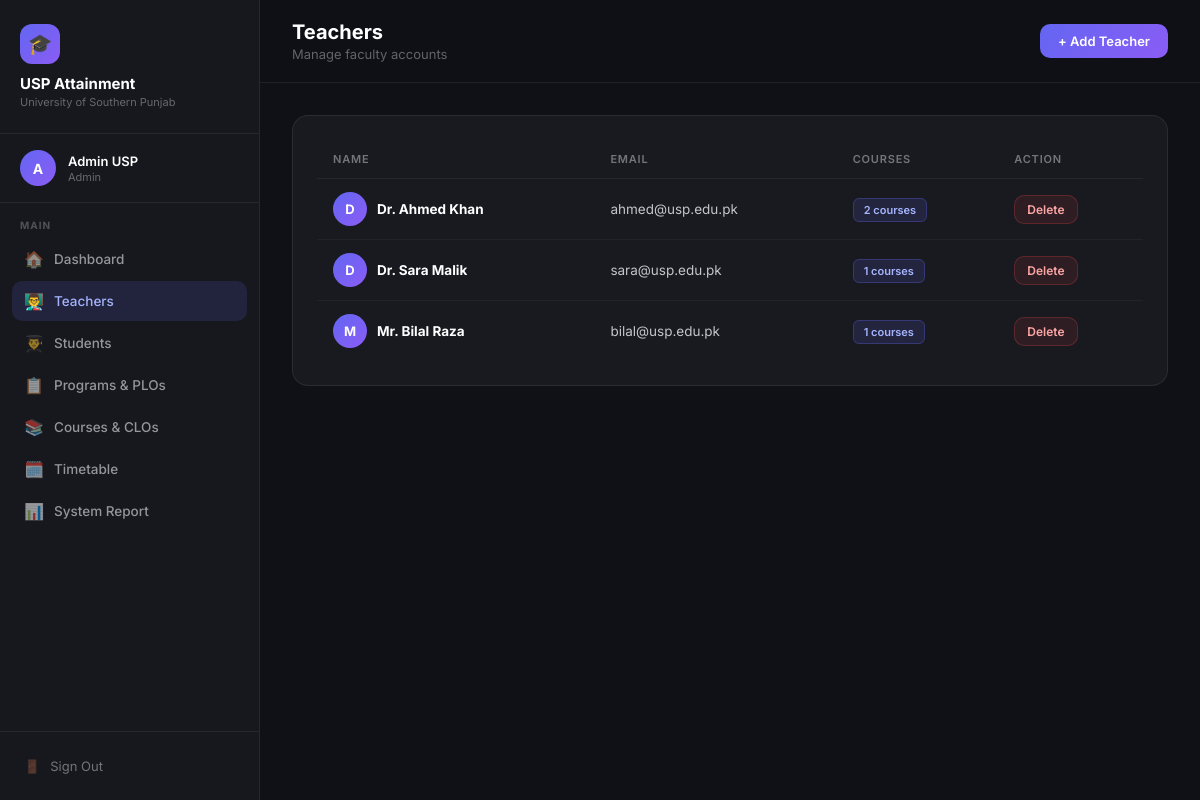
The app's page /admin/teachers (signed in) with its own data.
### models.py (models this page shows, shortened)
class User(db.Model, UserMixin):
    id = db.Column(db.Integer, primary_key=True)
    name = db.Column(db.String(200), nullable=False)
    email = db.Column(db.String(200), unique=True, nullable=False)
    password_hash = db.Column(db.String(256), nullable=False)
    role = db.Column(db.String(20), nullable=False)  # admin, teacher, student

### admin.py (the view)
@admin_bp.route('/teachers')
@login_required
@admin_required
def teachers():
    teachers = User.query.filter_by(role='teacher').all()
    return render_template('admin/teachers.html', teachers=teachers)

### admin.py (called while the page is built)
def admin_required(f):
    @wraps(f)
    def decorated(*args, **kwargs):
        if current_user.role != 'admin':
            return redirect(url_for('auth.login'))
        return f(*args, **kwargs)
    return decorated

### app.py (called while the page is built)
@login_manager.user_loader
def load_user(user_id):
    return User.query.get(int(user_id))

### templates/admin/teachers.html (shortened to what this page needs)
{% extends 'base.html' %}
{% block page_title %}Teachers{% endblock %}
{% block page_sub %}Manage faculty accounts{% endblock %}
{% block sidebar_nav %}
<div class="nav-section">
    <div class="nav-section-title">Main</div>
    <a href="{{ url_for('admin.dashboard') }}" class="nav-link"><span class="icon">🏠</span> Dashboard</a>
    <a href="{{ url_for('admin.teachers') }}" class="nav-link active"><span class="icon">👨‍🏫</span> Teachers</a>
    <a href="{{ url_for('admin.students') }}" class="nav-link"><span class="icon">👨‍🎓</span> Students</a>
    <a href="{{ url_for('admin.programs') }}" class="nav-link"><span class="icon">📋</span> Programs & PLOs</a>
    <a href="{{ url_for('admin.courses') }}" class="nav-link"><span class="icon">📚</span> Courses & CLOs</a>
    <a href="{{ url_for('admin.timetable') }}" class="nav-link"><span class="icon">🗓️</span> Timetable</a>
    <a href="{{ url_for('admin.report') }}" class="nav-link"><span class="icon">📊</span> System Report</a>
</div>
{% endblock %}
{% block topbar_actions %}
<button class="btn btn-primary" onclick="openModal('addTeacherModal')">+ Add Teacher</button>
{% endblock %}
{% block content %}
<div class="card">
    {% if teachers %}
    <div class="table-wrap">
        <table>
            <thead>
                <tr>
                    <th>Name</th>
                    <th>Email</th>
                    <th>Courses</th>
                    <th>Action</th>
                </tr>
            </thead>
            <tbody>
                {% for teacher in teachers %}
                <tr>
                    <td>
                        <div style="display:flex;align-items:center;gap:10px;">
                            <div style="width:34px;height:34px;border-radius:50%;background:linear-gradient(135deg,#6366f1,#8b5cf6);display:flex;align-items:center;justify-content:center;font-weight:700;color:white;font-size:13px;">{{ teacher.name[0] }}</div>
                            <strong style="color:#fff">{{ teacher.name }}</strong>
                        </div>
                    </td>
                    <td>{{ teacher.email }}</td>
                    <td><span class="badge badge-purple">{{ teacher.courses|length }} courses</span></td>
                    <td>
                        <form method="POST" action="{{ url_for('admin.delete_teacher', id=teacher.id) }}" onsubmit="return confirm('Delete this teacher?');" style="display:inline;">
                            <button type="submit" class="btn btn-danger btn-sm">Delete</button>
                        </form>
                    </td>
                </tr>
                {% endfor %}
            </tbody>
        </table>
    </div>
    {% else %}
    <div class="empty"><div class="empty-icon">👨‍🏫</div><p>No teachers yet</p><button class="btn btn-primary" onclick="openModal('addTeacherModal')">Add First Teacher</button></div>
    {% endif %}
</div>
{% endblock %}

### templates/base.html (shortened to what this page needs)
<!DOCTYPE html>
<html lang="en">
<head>
</head>
<body>
    <div class="sidebar">
        <div class="sidebar-brand">
            <div class="brand-icon">🎓</div>
            <div class="brand-name">USP Attainment</div>
            <div class="brand-sub">University of Southern Punjab</div>
        </div>
        <div class="sidebar-user">
            <div class="user-avatar">{{ current_user.name[0] }}</div>
            <div>
                <div class="user-name">{{ current_user.name }}</div>
                <div class="user-role">{{ current_user.role }}</div>
            </div>
        </div>
        <nav class="sidebar-nav">
            {% block sidebar_nav %}{% endblock %}
        </nav>
        <div class="sidebar-footer">
            <a href="{{ url_for('auth.logout') }}" class="btn-logout">
                <span>🚪</span> Sign Out
            </a>
        </div>
    </div>
    <div class="main">
        <div class="topbar">
            <div>
                <div class="topbar-title">{% block page_title %}Dashboard{% endblock %}</div>
                <div class="topbar-sub">{% block page_sub %}{% endblock %}</div>
            </div>
            {% block topbar_actions %}{% endblock %}
        </div>
        <div class="content">
            {% block content %}{% endblock %}
        </div>
    </div>
</body>
</html>

### templates/base.html (style rules this page uses)
* { margin: 0; padding: 0; box-sizing: border-box; }
body { font-family: 'Inter', sans-serif; background: #0f1117; color: #e2e8f0; min-height: 100vh; display: flex; }
.sidebar { width: 260px; min-height: 100vh; background: rgba(255,255,255,0.03); border-right: 1px solid rgba(255,255,255,0.07); display: flex; flex-direction: column; position: fixed; top: 0; left: 0; height: 100vh; z-index: 100; }
.sidebar-brand { padding: 24px 20px; border-bottom: 1px solid rgba(255,255,255,0.07); }
.brand-icon { width: 40px; height: 40px; background: linear-gradient(135deg, #6366f1, #8b5cf6); border-radius: 12px; display: flex; align-items: center; justify-content: center; font-size: 20px; margin-bottom: 10px; }
.brand-name { font-size: 15px; font-weight: 700; color: #fff; }
.brand-sub { font-size: 11px; color: rgba(255,255,255,0.35); margin-top: 2px; }
.sidebar-user { padding: 16px 20px; border-bottom: 1px solid rgba(255,255,255,0.07); display: flex; align-items: center; gap: 12px; }
.user-avatar { width: 36px; height: 36px; border-radius: 50%; background: linear-gradient(135deg, #6366f1, #8b5cf6); display: flex; align-items: center; justify-content: center; font-size: 14px; font-weight: 700; color: white; flex-shrink: 0; }
.user-name { font-size: 13px; font-weight: 600; color: #fff; }
.user-role { font-size: 11px; color: rgba(255,255,255,0.35); text-transform: capitalize; margin-top: 1px; }
.sidebar-nav { flex: 1; padding: 16px 12px; overflow-y: auto; }
.nav-section { margin-bottom: 24px; }
.nav-section-title { font-size: 10px; font-weight: 700; color: rgba(255,255,255,0.25); text-transform: uppercase; letter-spacing: 1px; padding: 0 8px; margin-bottom: 8px; }
.nav-link { display: flex; align-items: center; gap: 10px; padding: 10px 12px; border-radius: 10px; color: rgba(255,255,255,0.55); font-size: 13.5px; font-weight: 500; text-decoration: none; transition: all 0.15s; margin-bottom: 2px; }
.nav-link.active { background: rgba(99,102,241,0.15); color: #a5b4fc; }
.nav-link .icon { font-size: 16px; width: 20px; text-align: center; }
.sidebar-footer { padding: 16px 12px; border-top: 1px solid rgba(255,255,255,0.07); }
.btn-logout { display: flex; align-items: center; gap: 10px; padding: 10px 12px; border-radius: 10px; color: rgba(255,255,255,0.4); font-size: 13px; text-decoration: none; transition: all 0.15s; width: 100%; background: none; border: none; cursor: pointer; font-family: 'Inter', sans-serif; }
.main { margin-left: 260px; flex: 1; min-height: 100vh; }
.topbar { padding: 20px 32px; border-bottom: 1px solid rgba(255,255,255,0.07); display: flex; align-items: center; justify-content: space-between; background: rgba(15,17,23,0.8); backdrop-filter: blur(10px); position: sticky; top: 0; z-index: 50; }
.topbar-title { font-size: 20px; font-weight: 700; color: #fff; }
.topbar-sub { font-size: 13px; color: rgba(255,255,255,0.35); margin-top: 2px; }
.content { padding: 32px; }
.card { background: rgba(255,255,255,0.04); border: 1px solid rgba(255,255,255,0.08); border-radius: 16px; padding: 24px; }
.table-wrap { overflow-x: auto; }
table { width: 100%; border-collapse: collapse; }
th { color: rgba(255,255,255,0.4); font-size: 11px; font-weight: 600; text-transform: uppercase; letter-spacing: 0.8px; padding: 12px 16px; text-align: left; border-bottom: 1px solid rgba(255,255,255,0.06); }
td { padding: 13px 16px; border-bottom: 1px solid rgba(255,255,255,0.04); font-size: 13.5px; color: rgba(255,255,255,0.75); }
tr:last-child td { border-bottom: none; }
.badge { font-size: 11px; font-weight: 600; padding: 4px 10px; border-radius: 6px; }
.badge-purple { background: rgba(99,102,241,0.15); border: 1px solid rgba(99,102,241,0.3); color: #a5b4fc; }
.btn { display: inline-block; padding: 9px 18px; border-radius: 10px; font-size: 13px; font-weight: 600; cursor: pointer; font-family: 'Inter', sans-serif; border: none; transition: all 0.2s; text-decoration: none; }
.btn-primary { background: linear-gradient(135deg, #6366f1, #8b5cf6); color: white; }
.btn-danger { background: rgba(239,68,68,0.1); border: 1px solid rgba(239,68,68,0.25); color: #fca5a5; }
.btn-sm { padding: 6px 12px; font-size: 12px; }

### records on screen
User: name "A", name "Admin USP", role "Admin"
User: name "D", name "Dr. Ahmed Khan", email "ahmed@usp.edu.pk", courses|length "2"
User: name "D", name "Dr. Sara Malik", email "sara@usp.edu.pk", courses|length "1"
User: name "M", name "Mr. Bilal Raza", email "bilal@usp.edu.pk", courses|length "1"
